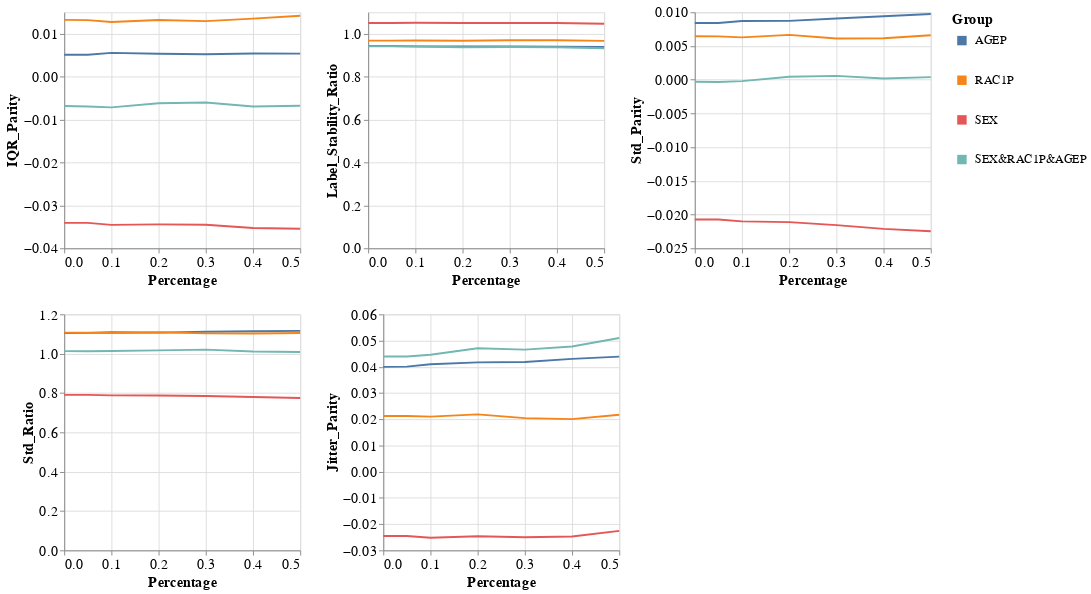

The cell this chart's notebook holds for it:
### Markdown cell above
### Group metrics per dataset and model

### Code cell
visualizer.create_groups_grid_pct_lines_plot(model_name=MODEL_NAMES[0],
                                             target_preprocessing_technique=PREPROCESSING_TECHNIQUES[0],
                                             group_metrics_type='variance')

### Figure 1 — Vega-Lite specification as saved in the notebook (floating-point values rounded to 4 significant figures)
{"config": {"view": {"continuousWidth": 400, "continuousHeight": 300}, "axis": {"labelFontSize": 15, "titleFontSize": 15}, "legend": {"labelFontSize": 13, "symbolStrokeWidth": 10, "titleFontSize": 15}}, "vconcat": [{"hconcat": [{"mark": "line", "encoding": {"color": {"field": "Group", "type": "nominal"}, "x": {"field": "Percentage", "type": "quantitative"}, "y": {"field": "Metric_Value", "title": "IQR_Parity", "type": "quantitative"}}, "height": 250, "width": 250}, {"data": {"name": "data-e1bb8db5b83289b8cacc1e6232bc8962"}, "mark": "line", "encoding": {"color": {"field": "Group", "type": "nominal"}, "x": {"field": "Percentage", "type": "quantitative"}, "y": {"field": "Metric_Value", "title": "Label_Stability_Ratio", "type": "quantitative"}}, "height": 250, "width": 250}, {"data": {"name": "data-dbe3c6b5bd8ecaaa4273cc714916d187"}, "mark": "line", "encoding": {"color": {"field": "Group", "type": "nominal"}, "x": {"field": "Percentage", "type": "quantitative"}, "y": {"field": "Metric_Value", "title": "Std_Parity", "type": "quantitative"}}, "height": 250, "width": 250}]}, {"hconcat": [{"mark": "line", "encoding": {"color": {"field": "Group", "type": "nominal"}, "x": {"field": "Percentage", "type": "quantitative"}, "y": {"field": "Metric_Value", "title": "Std_Ratio", "type": "quantitative"}}, "height": 250, "width": 250}, {"data": {"name": "data-0da74888340d1f0c3606e56b74080370"}, "mark": "line", "encoding": {"color": {"field": "Group", "type": "nominal"}, "x": {"field": "Percentage", "type": "quantitative"}, "y": {"field": "Metric_Value", "title": "Jitter_Parity", "type": "quantitative"}}, "height": 250, "width": 250}], "data": {"name": "data-d963fe1da133bea7419471f9c554fb13"}}], "data": {"name": "data-c9fbf114c8ba9b80ee64d3ff50b7bd17"}, "$schema": "https://vega.github.io/schema/vega-lite/v4.17.0.json", "datasets": {"data-c9fbf114c8ba9b80ee64d3ff50b7bd17": [{"Model_Name": "DecisionTreeClassifier", "Metric": "IQR_Parity", "Group": "AGEP", "Metric_Value": 0.005101, "Percentage": 0.0}, {"Model_Name": "DecisionTreeClassifier", "Metric": "IQR_Parity", "Group": "RAC1P", "Metric_Value": 0.01322, "Percentage": 0.0}, {"Model_Name": "DecisionTreeClassifier", "Metric": "IQR_Parity", "Group": "SEX", "Metric_Value": -0.03408, "Percentage": 0.0}, {"Model_Name": "DecisionTreeClassifier", "Metric": "IQR_Parity", "Group": "SEX&RAC1P&AGEP", "Metric_Value": -0.006854, "Percentage": 0.0}, {"Model_Name": "DecisionTreeClassifier", "Metric": "IQR_Parity", "Group": "AGEP", "Metric_Value": 0.005096, "Percentage": 0.05}, {"Model_Name": "DecisionTreeClassifier", "Metric": "IQR_Parity", "Group": "RAC1P", "Metric_Value": 0.01316, "Percentage": 0.05}, {"Model_Name": "DecisionTreeClassifier", "Metric": "IQR_Parity", "Group": "SEX", "Metric_Value": -0.03409, "Percentage": 0.05}, {"Model_Name": "DecisionTreeClassifier", "Metric": "IQR_Parity", "Group": "SEX&RAC1P&AGEP", "Metric_Value": -0.006951, "Percentage": 0.05}, {"Model_Name": "DecisionTreeClassifier", "Metric": "IQR_Parity", "Group": "AGEP", "Metric_Value": 0.005532, "Percentage": 0.1}, {"Model_Name": "DecisionTreeClassifier", "Metric": "IQR_Parity", "Group": "RAC1P", "Metric_Value": 0.01273, "Percentage": 0.1}, {"Model_Name": "DecisionTreeClassifier", "Metric": "IQR_Parity", "Group": "SEX", "Metric_Value": -0.03455, "Percentage": 0.1}, {"Model_Name": "DecisionTreeClassifier", "Metric": "IQR_Parity", "Group": "SEX&RAC1P&AGEP", "Metric_Value": -0.007169, "Percentage": 0.1}, {"Model_Name": "DecisionTreeClassifier", "Metric": "IQR_Parity", "Group": "AGEP", "Metric_Value": 0.005334, "Percentage": 0.2}, {"Model_Name": "DecisionTreeClassifier", "Metric": "IQR_Parity", "Group": "RAC1P", "Metric_Value": 0.0132, "Percentage": 0.2}, {"Model_Name": "DecisionTreeClassifier", "Metric": "IQR_Parity", "Group": "SEX", "Metric_Value": -0.03443, "Percentage": 0.2}, {"Model_Name": "DecisionTreeClassifier", "Metric": "IQR_Parity", "Group": "SEX&RAC1P&AGEP", "Metric_Value": -0.006203, "Percentage": 0.2}, {"Model_Name": "DecisionTreeClassifier", "Metric": "IQR_Parity", "Group": "AGEP", "Metric_Value": 0.005215, "Percentage": 0.3}, {"Model_Name": "DecisionTreeClassifier", "Metric": "IQR_Parity", "Group": "RAC1P", "Metric_Value": 0.01295, "Percentage": 0.3}, {"Model_Name": "DecisionTreeClassifier", "Metric": "IQR_Parity", "Group": "SEX", "Metric_Value": -0.03453, "Percentage": 0.3}, {"Model_Name": "DecisionTreeClassifier", "Metric": "IQR_Parity", "Group": "SEX&RAC1P&AGEP", "Metric_Value": -0.006023, "Percentage": 0.3}, {"Model_Name": "DecisionTreeClassifier", "Metric": "IQR_Parity", "Group": "AGEP", "Metric_Value": 0.005386, "Percentage": 0.4}, {"Model_Name": "DecisionTreeClassifier", "Metric": "IQR_Parity", "Group": "RAC1P", "Metric_Value": 0.01351, "Percentage": 0.4}, {"Model_Name": "DecisionTreeClassifier", "Metric": "IQR_Parity", "Group": "SEX", "Metric_Value": -0.03528, "Percentage": 0.4}, {"Model_Name": "DecisionTreeClassifier", "Metric": "IQR_Parity", "Group": "SEX&RAC1P&AGEP", "Metric_Value": -0.006966, "Percentage": 0.4}, {"Model_Name": "DecisionTreeClassifier", "Metric": "IQR_Parity", "Group": "AGEP", "Metric_Value": 0.005371, "Percentage": 0.5}, {"Model_Name": "DecisionTreeClassifier", "Metric": "IQR_Parity", "Group": "RAC1P", "Metric_Value": 0.0142, "Percentage": 0.5}, {"Model_Name": "DecisionTreeClassifier", "Metric": "IQR_Parity", "Group": "SEX", "Metric_Value": -0.03545, "Percentage": 0.5}, {"Model_Name": "DecisionTreeClassifier", "Metric": "IQR_Parity", "Group": "SEX&RAC1P&AGEP", "Metric_Value": -0.006772, "Percentage": 0.5}], "data-e1bb8db5b83289b8cacc1e6232bc8962": [{"Model_Name": "DecisionTreeClassifier", "Metric": "Label_Stability_Ratio", "Group": "AGEP", "Metric_Value": 0.9426, "Percentage": 0.0}, {"Model_Name": "DecisionTreeClassifier", "Metric": "Label_Stability_Ratio", "Group": "RAC1P", "Metric_Value": 0.9681, "Percentage": 0.0}, {"Model_Name": "DecisionTreeClassifier", "Metric": "Label_Stability_Ratio", "Group": "SEX", "Metric_Value": 1.05, "Percentage": 0.0}, {"Model_Name": "DecisionTreeClassifier", "Metric": "Label_Stability_Ratio", "Group": "SEX&RAC1P&AGEP", "Metric_Value": 0.9415, "Percentage": 0.0}, {"Model_Name": "DecisionTreeClassifier", "Metric": "Label_Stability_Ratio", "Group": "AGEP", "Metric_Value": 0.9425, "Percentage": 0.05}, {"Model_Name": "DecisionTreeClassifier", "Metric": "Label_Stability_Ratio", "Group": "RAC1P", "Metric_Value": 0.9681, "Percentage": 0.05}, {"Model_Name": "DecisionTreeClassifier", "Metric": "Label_Stability_Ratio", "Group": "SEX", "Metric_Value": 1.05, "Percentage": 0.05}, {"Model_Name": "DecisionTreeClassifier", "Metric": "Label_Stability_Ratio", "Group": "SEX&RAC1P&AGEP", "Metric_Value": 0.9415, "Percentage": 0.05}, {"Model_Name": "DecisionTreeClassifier", "Metric": "Label_Stability_Ratio", "Group": "AGEP", "Metric_Value": 0.9411, "Percentage": 0.1}, {"Model_Name": "DecisionTreeClassifier", "Metric": "Label_Stability_Ratio", "Group": "RAC1P", "Metric_Value": 0.9687, "Percentage": 0.1}, {"Model_Name": "DecisionTreeClassifier", "Metric": "Label_Stability_Ratio", "Group": "SEX", "Metric_Value": 1.051, "Percentage": 0.1}, {"Model_Name": "DecisionTreeClassifier", "Metric": "Label_Stability_Ratio", "Group": "SEX&RAC1P&AGEP", "Metric_Value": 0.9408, "Percentage": 0.1}, {"Model_Name": "DecisionTreeClassifier", "Metric": "Label_Stability_Ratio", "Group": "AGEP", "Metric_Value": 0.9404, "Percentage": 0.2}, {"Model_Name": "DecisionTreeClassifier", "Metric": "Label_Stability_Ratio", "Group": "RAC1P", "Metric_Value": 0.9673, "Percentage": 0.2}, {"Model_Name": "DecisionTreeClassifier", "Metric": "Label_Stability_Ratio", "Group": "SEX", "Metric_Value": 1.05, "Percentage": 0.2}, {"Model_Name": "DecisionTreeClassifier", "Metric": "Label_Stability_Ratio", "Group": "SEX&RAC1P&AGEP", "Metric_Value": 0.9373, "Percentage": 0.2}, {"Model_Name": "DecisionTreeClassifier", "Metric": "Label_Stability_Ratio", "Group": "AGEP", "Metric_Value": 0.9405, "Percentage": 0.3}, {"Model_Name": "DecisionTreeClassifier", "Metric": "Label_Stability_Ratio", "Group": "RAC1P", "Metric_Value": 0.9694, "Percentage": 0.3}, {"Model_Name": "DecisionTreeClassifier", "Metric": "Label_Stability_Ratio", "Group": "SEX", "Metric_Value": 1.05, "Percentage": 0.3}, {"Model_Name": "DecisionTreeClassifier", "Metric": "Label_Stability_Ratio", "Group": "SEX&RAC1P&AGEP", "Metric_Value": 0.9379, "Percentage": 0.3}, {"Model_Name": "DecisionTreeClassifier", "Metric": "Label_Stability_Ratio", "Group": "AGEP", "Metric_Value": 0.9391, "Percentage": 0.4}, {"Model_Name": "DecisionTreeClassifier", "Metric": "Label_Stability_Ratio", "Group": "RAC1P", "Metric_Value": 0.9694, "Percentage": 0.4}, {"Model_Name": "DecisionTreeClassifier", "Metric": "Label_Stability_Ratio", "Group": "SEX", "Metric_Value": 1.05, "Percentage": 0.4}, {"Model_Name": "DecisionTreeClassifier", "Metric": "Label_Stability_Ratio", "Group": "SEX&RAC1P&AGEP", "Metric_Value": 0.9368, "Percentage": 0.4}, {"Model_Name": "DecisionTreeClassifier", "Metric": "Label_Stability_Ratio", "Group": "AGEP", "Metric_Value": 0.9383, "Percentage": 0.5}, {"Model_Name": "DecisionTreeClassifier", "Metric": "Label_Stability_Ratio", "Group": "RAC1P", "Metric_Value": 0.9668, "Percentage": 0.5}, {"Model_Name": "DecisionTreeClassifier", "Metric": "Label_Stability_Ratio", "Group": "SEX", "Metric_Value": 1.047, "Percentage": 0.5}, {"Model_Name": "DecisionTreeClassifier", "Metric": "Label_Stability_Ratio", "Group": "SEX&RAC1P&AGEP", "Metric_Value": 0.9326, "Percentage": 0.5}], "data-dbe3c6b5bd8ecaaa4273cc714916d187": [{"Model_Name": "DecisionTreeClassifier", "Metric": "Std_Parity", "Group": "AGEP", "Metric_Value": 0.008406, "Percentage": 0.0}, {"Model_Name": "DecisionTreeClassifier", "Metric": "Std_Parity", "Group": "RAC1P", "Metric_Value": 0.006444, "Percentage": 0.0}, {"Model_Name": "DecisionTreeClassifier", "Metric": "Std_Parity", "Group": "SEX", "Metric_Value": -0.02072, "Percentage": 0.0}, {"Model_Name": "DecisionTreeClassifier", "Metric": "Std_Parity", "Group": "SEX&RAC1P&AGEP", "Metric_Value": -0.000303, "Percentage": 0.0}, {"Model_Name": "DecisionTreeClassifier", "Metric": "Std_Parity", "Group": "AGEP", "Metric_Value": 0.00841, "Percentage": 0.05}, {"Model_Name": "DecisionTreeClassifier", "Metric": "Std_Parity", "Group": "RAC1P", "Metric_Value": 0.006424, "Percentage": 0.05}, {"Model_Name": "DecisionTreeClassifier", "Metric": "Std_Parity", "Group": "SEX", "Metric_Value": -0.02073, "Percentage": 0.05}, {"Model_Name": "DecisionTreeClassifier", "Metric": "Std_Parity", "Group": "SEX&RAC1P&AGEP", "Metric_Value": -0.000338, "Percentage": 0.05}, {"Model_Name": "DecisionTreeClassifier", "Metric": "Std_Parity", "Group": "AGEP", "Metric_Value": 0.008707, "Percentage": 0.1}, {"Model_Name": "DecisionTreeClassifier", "Metric": "Std_Parity", "Group": "RAC1P", "Metric_Value": 0.006279, "Percentage": 0.1}, {"Model_Name": "DecisionTreeClassifier", "Metric": "Std_Parity", "Group": "SEX", "Metric_Value": -0.02102, "Percentage": 0.1}, {"Model_Name": "DecisionTreeClassifier", "Metric": "Std_Parity", "Group": "SEX&RAC1P&AGEP", "Metric_Value": -0.0002074, "Percentage": 0.1}, {"Model_Name": "DecisionTreeClassifier", "Metric": "Std_Parity", "Group": "AGEP", "Metric_Value": 0.008731, "Percentage": 0.2}, {"Model_Name": "DecisionTreeClassifier", "Metric": "Std_Parity", "Group": "RAC1P", "Metric_Value": 0.006645, "Percentage": 0.2}, {"Model_Name": "DecisionTreeClassifier", "Metric": "Std_Parity", "Group": "SEX", "Metric_Value": -0.02113, "Percentage": 0.2}, {"Model_Name": "DecisionTreeClassifier", "Metric": "Std_Parity", "Group": "SEX&RAC1P&AGEP", "Metric_Value": 0.0004459, "Percentage": 0.2}, {"Model_Name": "DecisionTreeClassifier", "Metric": "Std_Parity", "Group": "AGEP", "Metric_Value": 0.009084, "Percentage": 0.3}, {"Model_Name": "DecisionTreeClassifier", "Metric": "Std_Parity", "Group": "RAC1P", "Metric_Value": 0.006116, "Percentage": 0.3}, {"Model_Name": "DecisionTreeClassifier", "Metric": "Std_Parity", "Group": "SEX", "Metric_Value": -0.02156, "Percentage": 0.3}, {"Model_Name": "DecisionTreeClassifier", "Metric": "Std_Parity", "Group": "SEX&RAC1P&AGEP", "Metric_Value": 0.0005704, "Percentage": 0.3}, {"Model_Name": "DecisionTreeClassifier", "Metric": "Std_Parity", "Group": "AGEP", "Metric_Value": 0.009401, "Percentage": 0.4}, {"Model_Name": "DecisionTreeClassifier", "Metric": "Std_Parity", "Group": "RAC1P", "Metric_Value": 0.006149, "Percentage": 0.4}, {"Model_Name": "DecisionTreeClassifier", "Metric": "Std_Parity", "Group": "SEX", "Metric_Value": -0.02212, "Percentage": 0.4}, {"Model_Name": "DecisionTreeClassifier", "Metric": "Std_Parity", "Group": "SEX&RAC1P&AGEP", "Metric_Value": 0.0001825, "Percentage": 0.4}, {"Model_Name": "DecisionTreeClassifier", "Metric": "Std_Parity", "Group": "AGEP", "Metric_Value": 0.009751, "Percentage": 0.5}, {"Model_Name": "DecisionTreeClassifier", "Metric": "Std_Parity", "Group": "RAC1P", "Metric_Value": 0.0066, "Percentage": 0.5}, {"Model_Name": "DecisionTreeClassifier", "Metric": "Std_Parity", "Group": "SEX", "Metric_Value": -0.02248, "Percentage": 0.5}, {"Model_Name": "DecisionTreeClassifier", "Metric": "Std_Parity", "Group": "SEX&RAC1P&AGEP", "Metric_Value": 0.0003822, "Percentage": 0.5}], "data-d963fe1da133bea7419471f9c554fb13": [{"Model_Name": "DecisionTreeClassifier", "Metric": "Std_Ratio", "Group": "AGEP", "Metric_Value": 1.105, "Percentage": 0.0}, {"Model_Name": "DecisionTreeClassifier", "Metric": "Std_Ratio", "Group": "RAC1P", "Metric_Value": 1.107, "Percentage": 0.0}, {"Model_Name": "DecisionTreeClassifier", "Metric": "Std_Ratio", "Group": "SEX", "Metric_Value": 0.7904, "Percentage": 0.0}, {"Model_Name": "DecisionTreeClassifier", "Metric": "Std_Ratio", "Group": "SEX&RAC1P&AGEP", "Metric_Value": 1.013, "Percentage": 0.0}, {"Model_Name": "DecisionTreeClassifier", "Metric": "Std_Ratio", "Group": "AGEP", "Metric_Value": 1.106, "Percentage": 0.05}, {"Model_Name": "DecisionTreeClassifier", "Metric": "Std_Ratio", "Group": "RAC1P", "Metric_Value": 1.107, "Percentage": 0.05}, {"Model_Name": "DecisionTreeClassifier", "Metric": "Std_Ratio", "Group": "SEX", "Metric_Value": 0.7903, "Percentage": 0.05}, {"Model_Name": "DecisionTreeClassifier", "Metric": "Std_Ratio", "Group": "SEX&RAC1P&AGEP", "Metric_Value": 1.012, "Percentage": 0.05}, {"Model_Name": "DecisionTreeClassifier", "Metric": "Std_Ratio", "Group": "AGEP", "Metric_Value": 1.109, "Percentage": 0.1}, {"Model_Name": "DecisionTreeClassifier", "Metric": "Std_Ratio", "Group": "RAC1P", "Metric_Value": 1.105, "Percentage": 0.1}, {"Model_Name": "DecisionTreeClassifier", "Metric": "Std_Ratio", "Group": "SEX", "Metric_Value": 0.7883, "Percentage": 0.1}, {"Model_Name": "DecisionTreeClassifier", "Metric": "Std_Ratio", "Group": "SEX&RAC1P&AGEP", "Metric_Value": 1.013, "Percentage": 0.1}, {"Model_Name": "DecisionTreeClassifier", "Metric": "Std_Ratio", "Group": "AGEP", "Metric_Value": 1.107, "Percentage": 0.2}, {"Model_Name": "DecisionTreeClassifier", "Metric": "Std_Ratio", "Group": "RAC1P", "Metric_Value": 1.109, "Percentage": 0.2}, {"Model_Name": "DecisionTreeClassifier", "Metric": "Std_Ratio", "Group": "SEX", "Metric_Value": 0.7875, "Percentage": 0.2}, {"Model_Name": "DecisionTreeClassifier", "Metric": "Std_Ratio", "Group": "SEX&RAC1P&AGEP", "Metric_Value": 1.017, "Percentage": 0.2}, {"Model_Name": "DecisionTreeClassifier", "Metric": "Std_Ratio", "Group": "AGEP", "Metric_Value": 1.111, "Percentage": 0.3}, {"Model_Name": "DecisionTreeClassifier", "Metric": "Std_Ratio", "Group": "RAC1P", "Metric_Value": 1.103, "Percentage": 0.3}, {"Model_Name": "DecisionTreeClassifier", "Metric": "Std_Ratio", "Group": "SEX", "Metric_Value": 0.7849, "Percentage": 0.3}, {"Model_Name": "DecisionTreeClassifier", "Metric": "Std_Ratio", "Group": "SEX&RAC1P&AGEP", "Metric_Value": 1.021, "Percentage": 0.3}, {"Model_Name": "DecisionTreeClassifier", "Metric": "Std_Ratio", "Group": "AGEP", "Metric_Value": 1.114, "Percentage": 0.4}, {"Model_Name": "DecisionTreeClassifier", "Metric": "Std_Ratio", "Group": "RAC1P", "Metric_Value": 1.103, "Percentage": 0.4}, {"Model_Name": "DecisionTreeClassifier", "Metric": "Std_Ratio", "Group": "SEX", "Metric_Value": 0.7797, "Percentage": 0.4}, {"Model_Name": "DecisionTreeClassifier", "Metric": "Std_Ratio", "Group": "SEX&RAC1P&AGEP", "Metric_Value": 1.011, "Percentage": 0.4}, {"Model_Name": "DecisionTreeClassifier", "Metric": "Std_Ratio", "Group": "AGEP", "Metric_Value": 1.116, "Percentage": 0.5}, {"Model_Name": "DecisionTreeClassifier", "Metric": "Std_Ratio", "Group": "RAC1P", "Metric_Value": 1.105, "Percentage": 0.5}, {"Model_Name": "DecisionTreeClassifier", "Metric": "Std_Ratio", "Group": "SEX", "Metric_Value": 0.7747, "Percentage": 0.5}, {"Model_Name": "DecisionTreeClassifier", "Metric": "Std_Ratio", "Group": "SEX&RAC1P&AGEP", "Metric_Value": 1.009, "Percentage": 0.5}], "data-0da74888340d1f0c3606e56b74080370": [{"Model_Name": "DecisionTreeClassifier", "Metric": "Jitter_Parity", "Group": "AGEP", "Metric_Value": 0.03997, "Percentage": 0.0}, {"Model_Name": "DecisionTreeClassifier", "Metric": "Jitter_Parity", "Group": "RAC1P", "Metric_Value": 0.02124, "Percentage": 0.0}, {"Model_Name": "DecisionTreeClassifier", "Metric": "Jitter_Parity", "Group": "SEX", "Metric_Value": -0.02451, "Percentage": 0.0}, {"Model_Name": "DecisionTreeClassifier", "Metric": "Jitter_Parity", "Group": "SEX&RAC1P&AGEP", "Metric_Value": 0.04394, "Percentage": 0.0}, {"Model_Name": "DecisionTreeClassifier", "Metric": "Jitter_Parity", "Group": "AGEP", "Metric_Value": 0.04006, "Percentage": 0.05}, {"Model_Name": "DecisionTreeClassifier", "Metric": "Jitter_Parity", "Group": "RAC1P", "Metric_Value": 0.02125, "Percentage": 0.05}, {"Model_Name": "DecisionTreeClassifier", "Metric": "Jitter_Parity", "Group": "SEX", "Metric_Value": -0.02455, "Percentage": 0.05}, {"Model_Name": "DecisionTreeClassifier", "Metric": "Jitter_Parity", "Group": "SEX&RAC1P&AGEP", "Metric_Value": 0.04394, "Percentage": 0.05}, {"Model_Name": "DecisionTreeClassifier", "Metric": "Jitter_Parity", "Group": "AGEP", "Metric_Value": 0.04096, "Percentage": 0.1}, {"Model_Name": "DecisionTreeClassifier", "Metric": "Jitter_Parity", "Group": "RAC1P", "Metric_Value": 0.02101, "Percentage": 0.1}, {"Model_Name": "DecisionTreeClassifier", "Metric": "Jitter_Parity", "Group": "SEX", "Metric_Value": -0.02519, "Percentage": 0.1}, {"Model_Name": "DecisionTreeClassifier", "Metric": "Jitter_Parity", "Group": "SEX&RAC1P&AGEP", "Metric_Value": 0.04461, "Percentage": 0.1}, {"Model_Name": "DecisionTreeClassifier", "Metric": "Jitter_Parity", "Group": "AGEP", "Metric_Value": 0.04169, "Percentage": 0.2}, {"Model_Name": "DecisionTreeClassifier", "Metric": "Jitter_Parity", "Group": "RAC1P", "Metric_Value": 0.02186, "Percentage": 0.2}, {"Model_Name": "DecisionTreeClassifier", "Metric": "Jitter_Parity", "Group": "SEX", "Metric_Value": -0.02461, "Percentage": 0.2}, {"Model_Name": "DecisionTreeClassifier", "Metric": "Jitter_Parity", "Group": "SEX&RAC1P&AGEP", "Metric_Value": 0.04707, "Percentage": 0.2}, {"Model_Name": "DecisionTreeClassifier", "Metric": "Jitter_Parity", "Group": "AGEP", "Metric_Value": 0.04182, "Percentage": 0.3}, {"Model_Name": "DecisionTreeClassifier", "Metric": "Jitter_Parity", "Group": "RAC1P", "Metric_Value": 0.02044, "Percentage": 0.3}, {"Model_Name": "DecisionTreeClassifier", "Metric": "Jitter_Parity", "Group": "SEX", "Metric_Value": -0.02501, "Percentage": 0.3}, {"Model_Name": "DecisionTreeClassifier", "Metric": "Jitter_Parity", "Group": "SEX&RAC1P&AGEP", "Metric_Value": 0.04656, "Percentage": 0.3}, {"Model_Name": "DecisionTreeClassifier", "Metric": "Jitter_Parity", "Group": "AGEP", "Metric_Value": 0.04303, "Percentage": 0.4}, {"Model_Name": "DecisionTreeClassifier", "Metric": "Jitter_Parity", "Group": "RAC1P", "Metric_Value": 0.02005, "Percentage": 0.4}, {"Model_Name": "DecisionTreeClassifier", "Metric": "Jitter_Parity", "Group": "SEX", "Metric_Value": -0.02473, "Percentage": 0.4}, {"Model_Name": "DecisionTreeClassifier", "Metric": "Jitter_Parity", "Group": "SEX&RAC1P&AGEP", "Metric_Value": 0.04775, "Percentage": 0.4}, {"Model_Name": "DecisionTreeClassifier", "Metric": "Jitter_Parity", "Group": "AGEP", "Metric_Value": 0.04387, "Percentage": 0.5}, {"Model_Name": "DecisionTreeClassifier", "Metric": "Jitter_Parity", "Group": "RAC1P", "Metric_Value": 0.02171, "Percentage": 0.5}, {"Model_Name": "DecisionTreeClassifier", "Metric": "Jitter_Parity", "Group": "SEX", "Metric_Value": -0.02257, "Percentage": 0.5}, {"Model_Name": "DecisionTreeClassifier", "Metric": "Jitter_Parity", "Group": "SEX&RAC1P&AGEP", "Metric_Value": 0.05098, "Percentage": 0.5}]}}
